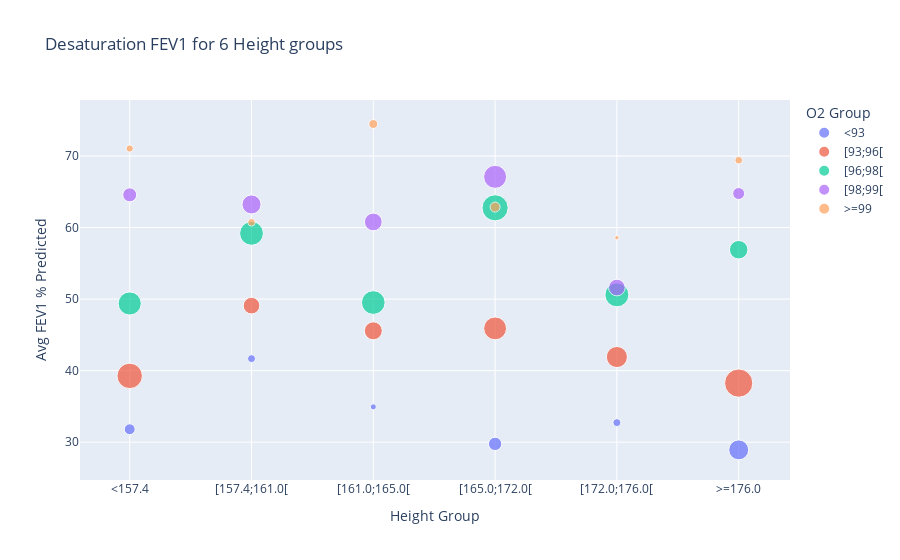
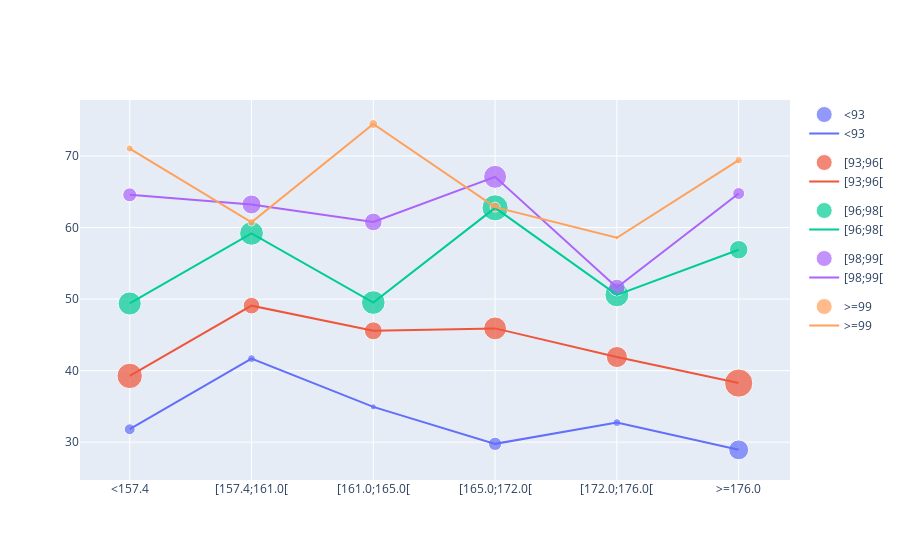

Notebook code for these charts, in order:
### Code cell
predicted = True
x_var = "Height"
lung_function_var = "FEV1 % Predicted" if predicted else "FEV1"

fig1, fig2, _ = desaturation_FEV1_for_variable(
    O2_FEV1, x_var, n_var_groups=6, predicted=predicted
)
fig1.show()
# fig1.write_image(
#     plotsdir + "Desaturation {} for {} main plot.pdf".format(lung_function_var, x_var)
# )

fig2.show()

# fig2.write_image(
#     plotsdir + "Desaturation {} for {} with lines.pdf".format(lung_function_var, x_var)
# )

# Observations
# o2 10, var 15 contains a lot of noise and groups have very low number of datapoints. It gets too patient specific

### Figure 1 — Plotly figure (JSON) as saved in the notebook; plotly's stock layout.template omitted (floating-point values rounded to 4 significant figures)
{"data": [{"hovertemplate": "O2 Group=<93<br>Height Group=%{x}<br>Avg FEV1 % Predicted=%{y}<br>Datapoints=%{marker.size}<extra></extra>", "legendgroup": "<93", "marker": {"color": "#636efa", "size": [121, 65, 38, 181, 65, 406], "sizemode": "area", "sizeref": 2.042, "symbol": "circle"}, "mode": "markers", "name": "<93", "orientation": "v", "showlegend": true, "type": "scatter", "x": ["<157.4", "[157.4;161.0[", "[161.0;165.0[", "[165.0;172.0[", "[172.0;176.0[", ">=176.0"], "xaxis": "x", "y": [31.81, 41.68, 34.94, 29.77, 32.73, 28.93], "yaxis": "y"}, {"hovertemplate": "O2 Group=[93;96[<br>Height Group=%{x}<br>Avg FEV1 % Predicted=%{y}<br>Datapoints=%{marker.size}<extra></extra>", "legendgroup": "[93;96[", "marker": {"color": "#EF553B", "size": [660, 282, 331, 534, 456, 817], "sizemode": "area", "sizeref": 2.042, "symbol": "circle"}, "mode": "markers", "name": "[93;96[", "orientation": "v", "showlegend": true, "type": "scatter", "x": ["<157.4", "[157.4;161.0[", "[161.0;165.0[", "[165.0;172.0[", "[172.0;176.0[", ">=176.0"], "xaxis": "x", "y": [39.26, 49.08, 45.56, 45.9, 41.9, 38.26], "yaxis": "y"}, {"hovertemplate": "O2 Group=[96;98[<br>Height Group=%{x}<br>Avg FEV1 % Predicted=%{y}<br>Datapoints=%{marker.size}<extra></extra>", "legendgroup": "[96;98[", "marker": {"color": "#00cc96", "size": [546, 579, 573, 699, 587, 350], "sizemode": "area", "sizeref": 2.042, "symbol": "circle"}, "mode": "markers", "name": "[96;98[", "orientation": "v", "showlegend": true, "type": "scatter", "x": ["<157.4", "[157.4;161.0[", "[161.0;165.0[", "[165.0;172.0[", "[172.0;176.0[", ">=176.0"], "xaxis": "x", "y": [49.39, 59.18, 49.52, 62.75, 50.59, 56.9], "yaxis": "y"}, {"hovertemplate": "O2 Group=[98;99[<br>Height Group=%{x}<br>Avg FEV1 % Predicted=%{y}<br>Datapoints=%{marker.size}<extra></extra>", "legendgroup": "[98;99[", "marker": {"color": "#ab63fa", "size": [199, 370, 321, 540, 283, 146], "sizemode": "area", "sizeref": 2.042, "symbol": "circle"}, "mode": "markers", "name": "[98;99[", "orientation": "v", "showlegend": true, "type": "scatter", "x": ["<157.4", "[157.4;161.0[", "[161.0;165.0[", "[165.0;172.0[", "[172.0;176.0[", ">=176.0"], "xaxis": "x", "y": [64.57, 63.22, 60.78, 67.08, 51.61, 64.75], "yaxis": "y"}, {"hovertemplate": "O2 Group=>=99<br>Height Group=%{x}<br>Avg FEV1 % Predicted=%{y}<br>Datapoints=%{marker.size}<extra></extra>", "legendgroup": ">=99", "marker": {"color": "#FFA15A", "size": [54, 59, 82, 102, 19, 61], "sizemode": "area", "sizeref": 2.042, "symbol": "circle"}, "mode": "markers", "name": ">=99", "orientation": "v", "showlegend": true, "type": "scatter", "x": ["<157.4", "[157.4;161.0[", "[161.0;165.0[", "[165.0;172.0[", "[172.0;176.0[", ">=176.0"], "xaxis": "x", "y": [71.04, 60.73, 74.47, 62.85, 58.58, 69.41], "yaxis": "y"}], "layout": {"legend": {"itemsizing": "constant", "title": {"text": "O2 Group"}, "tracegroupgap": 0}, "title": {"text": "Desaturation FEV1 for 6 Height groups"}, "xaxis": {"anchor": "y", "categoryarray": ["<157.4", "[157.4;161.0[", "[161.0;165.0[", "[165.0;172.0[", "[172.0;176.0[", ">=176.0"], "categoryorder": "array", "domain": [0, 1], "title": {"text": "Height Group"}}, "yaxis": {"anchor": "x", "domain": [0, 1], "title": {"text": "Avg FEV1 % Predicted"}}}}

### Figure 2 — Plotly figure (JSON) as saved in the notebook; plotly's stock layout.template omitted (floating-point values rounded to 4 significant figures)
{"data": [{"hovertemplate": "O2 Group=<93<br>Height Group=%{x}<br>Avg FEV1 % Predicted=%{y}<br>Datapoints=%{marker.size}<extra></extra>", "legendgroup": "<93", "marker": {"color": "#636efa", "size": [121, 65, 38, 181, 65, 406], "sizemode": "area", "sizeref": 2.042, "symbol": "circle"}, "mode": "markers", "name": "<93", "orientation": "v", "showlegend": true, "type": "scatter", "x": ["<157.4", "[157.4;161.0[", "[161.0;165.0[", "[165.0;172.0[", "[172.0;176.0[", ">=176.0"], "xaxis": "x", "y": [31.81, 41.68, 34.94, 29.77, 32.73, 28.93], "yaxis": "y"}, {"hovertemplate": "O2 Group=[93;96[<br>Height Group=%{x}<br>Avg FEV1 % Predicted=%{y}<br>Datapoints=%{marker.size}<extra></extra>", "legendgroup": "[93;96[", "marker": {"color": "#EF553B", "size": [660, 282, 331, 534, 456, 817], "sizemode": "area", "sizeref": 2.042, "symbol": "circle"}, "mode": "markers", "name": "[93;96[", "orientation": "v", "showlegend": true, "type": "scatter", "x": ["<157.4", "[157.4;161.0[", "[161.0;165.0[", "[165.0;172.0[", "[172.0;176.0[", ">=176.0"], "xaxis": "x", "y": [39.26, 49.08, 45.56, 45.9, 41.9, 38.26], "yaxis": "y"}, {"hovertemplate": "O2 Group=[96;98[<br>Height Group=%{x}<br>Avg FEV1 % Predicted=%{y}<br>Datapoints=%{marker.size}<extra></extra>", "legendgroup": "[96;98[", "marker": {"color": "#00cc96", "size": [546, 579, 573, 699, 587, 350], "sizemode": "area", "sizeref": 2.042, "symbol": "circle"}, "mode": "markers", "name": "[96;98[", "orientation": "v", "showlegend": true, "type": "scatter", "x": ["<157.4", "[157.4;161.0[", "[161.0;165.0[", "[165.0;172.0[", "[172.0;176.0[", ">=176.0"], "xaxis": "x", "y": [49.39, 59.18, 49.52, 62.75, 50.59, 56.9], "yaxis": "y"}, {"hovertemplate": "O2 Group=[98;99[<br>Height Group=%{x}<br>Avg FEV1 % Predicted=%{y}<br>Datapoints=%{marker.size}<extra></extra>", "legendgroup": "[98;99[", "marker": {"color": "#ab63fa", "size": [199, 370, 321, 540, 283, 146], "sizemode": "area", "sizeref": 2.042, "symbol": "circle"}, "mode": "markers", "name": "[98;99[", "orientation": "v", "showlegend": true, "type": "scatter", "x": ["<157.4", "[157.4;161.0[", "[161.0;165.0[", "[165.0;172.0[", "[172.0;176.0[", ">=176.0"], "xaxis": "x", "y": [64.57, 63.22, 60.78, 67.08, 51.61, 64.75], "yaxis": "y"}, {"hovertemplate": "O2 Group=>=99<br>Height Group=%{x}<br>Avg FEV1 % Predicted=%{y}<br>Datapoints=%{marker.size}<extra></extra>", "legendgroup": ">=99", "marker": {"color": "#FFA15A", "size": [54, 59, 82, 102, 19, 61], "sizemode": "area", "sizeref": 2.042, "symbol": "circle"}, "mode": "markers", "name": ">=99", "orientation": "v", "showlegend": true, "type": "scatter", "x": ["<157.4", "[157.4;161.0[", "[161.0;165.0[", "[165.0;172.0[", "[172.0;176.0[", ">=176.0"], "xaxis": "x", "y": [71.04, 60.73, 74.47, 62.85, 58.58, 69.41], "yaxis": "y"}, {"hovertemplate": "O2 Group=<93<br>Height Group=%{x}<br>Avg FEV1 % Predicted=%{y}<extra></extra>", "legendgroup": "<93", "line": {"color": "#636efa", "dash": "solid"}, "marker": {"symbol": "circle"}, "mode": "lines", "name": "<93", "orientation": "v", "showlegend": true, "type": "scatter", "x": ["<157.4", "[157.4;161.0[", "[161.0;165.0[", "[165.0;172.0[", "[172.0;176.0[", ">=176.0"], "xaxis": "x", "y": [31.81, 41.68, 34.94, 29.77, 32.73, 28.93], "yaxis": "y"}, {"hovertemplate": "O2 Group=[93;96[<br>Height Group=%{x}<br>Avg FEV1 % Predicted=%{y}<extra></extra>", "legendgroup": "[93;96[", "line": {"color": "#EF553B", "dash": "solid"}, "marker": {"symbol": "circle"}, "mode": "lines", "name": "[93;96[", "orientation": "v", "showlegend": true, "type": "scatter", "x": ["<157.4", "[157.4;161.0[", "[161.0;165.0[", "[165.0;172.0[", "[172.0;176.0[", ">=176.0"], "xaxis": "x", "y": [39.26, 49.08, 45.56, 45.9, 41.9, 38.26], "yaxis": "y"}, {"hovertemplate": "O2 Group=[96;98[<br>Height Group=%{x}<br>Avg FEV1 % Predicted=%{y}<extra></extra>", "legendgroup": "[96;98[", "line": {"color": "#00cc96", "dash": "solid"}, "marker": {"symbol": "circle"}, "mode": "lines", "name": "[96;98[", "orientation": "v", "showlegend": true, "type": "scatter", "x": ["<157.4", "[157.4;161.0[", "[161.0;165.0[", "[165.0;172.0[", "[172.0;176.0[", ">=176.0"], "xaxis": "x", "y": [49.39, 59.18, 49.52, 62.75, 50.59, 56.9], "yaxis": "y"}, {"hovertemplate": "O2 Group=[98;99[<br>Height Group=%{x}<br>Avg FEV1 % Predicted=%{y}<extra></extra>", "legendgroup": "[98;99[", "line": {"color": "#ab63fa", "dash": "solid"}, "marker": {"symbol": "circle"}, "mode": "lines", "name": "[98;99[", "orientation": "v", "showlegend": true, "type": "scatter", "x": ["<157.4", "[157.4;161.0[", "[161.0;165.0[", "[165.0;172.0[", "[172.0;176.0[", ">=176.0"], "xaxis": "x", "y": [64.57, 63.22, 60.78, 67.08, 51.61, 64.75], "yaxis": "y"}, {"hovertemplate": "O2 Group=>=99<br>Height Group=%{x}<br>Avg FEV1 % Predicted=%{y}<extra></extra>", "legendgroup": ">=99", "line": {"color": "#FFA15A", "dash": "solid"}, "marker": {"symbol": "circle"}, "mode": "lines", "name": ">=99", "orientation": "v", "showlegend": true, "type": "scatter", "x": ["<157.4", "[157.4;161.0[", "[161.0;165.0[", "[165.0;172.0[", "[172.0;176.0[", ">=176.0"], "xaxis": "x", "y": [71.04, 60.73, 74.47, 62.85, 58.58, 69.41], "yaxis": "y"}], "layout": {}}
